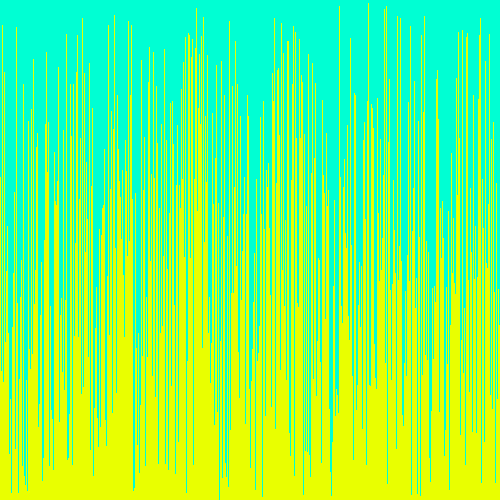
Frame 1 (no input)
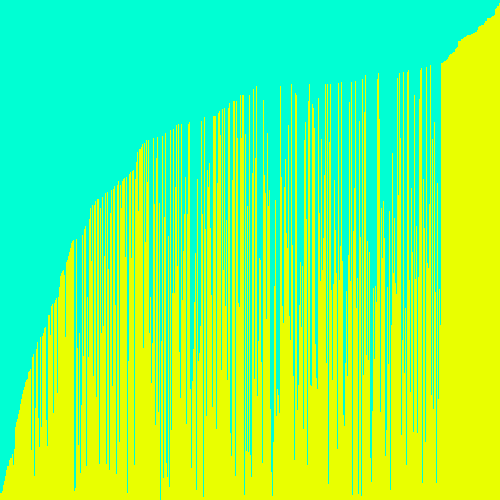
Frame 60 (the mouse pressed at the canvas centre just before this capture)
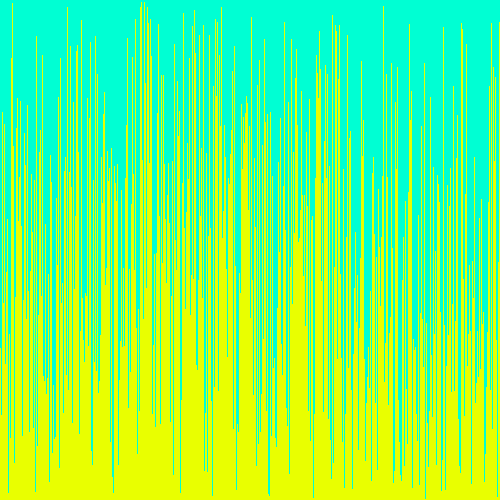
Frame 120 (the mouse held since frame 60 and released just before this capture)

The Processing sketch that drew these frames (run headless with seeded random() and noise(); from frame 60 on, the mouse is pressed at the canvas centre):

// Processing sketch: Cool_array_sorter
// ── Cool_array_sorter.pde
/* Copy the code into a new Processing sketch and complete then steps. */

//1. create an array of ints. don't initialize it yet.
int[] hi;

void setup() {
  //2. set the size of your window
  size(500,500);

  //3. initialize your array with the built in width variable
hi = new int[width];
  
  //4. initialize the ints in the array with random numbers
  //   from 0 to the built in height variable
  int randy =  (int)random(height);
  for(int i = 0; i<hi.length;i++){
    hi[i]=randy;
    randy =  (int)random(height);
  }

  //5. call the noStroke() method
  noStroke();
}

void draw() {
  //6. set the background color with background(r, g, b);
background(0,255,211);

  //7. set the color for your graph
fill(#E9FF00);

  //8. draw a rectangle for each int in your array.
  //   the x value will be the index of the int
  //   the y value will the height variable
  //   the width is 1
  //   the height is negative the value of the int at that element in the array
for(int i = 0;i<hi.length;i++){
rect(i,height,1,-hi[i]);
}

  //9. call the stepSort method
 stepSort(hi);

  //10. extract the code that randomizes the array into a method.
  

  //11. call the method you made in step 10 when the mouse is pressed
  if(mousePressed){
  randomize();
}
}
void stepSort(int[] arr) {
  for (int i = 1; i < arr.length; i++) {
    if (arr[i - 1] > arr[i]) {
      int t = arr[i];
      arr[i] = arr[i - 1];
      arr[i - 1] = t;
    }
  }
}
void randomize(){
   int randy =  (int)random(height);
  for(int i = 0; i<hi.length;i++){
    hi[i]=randy;
    randy =  (int)random(height);
  }
}
